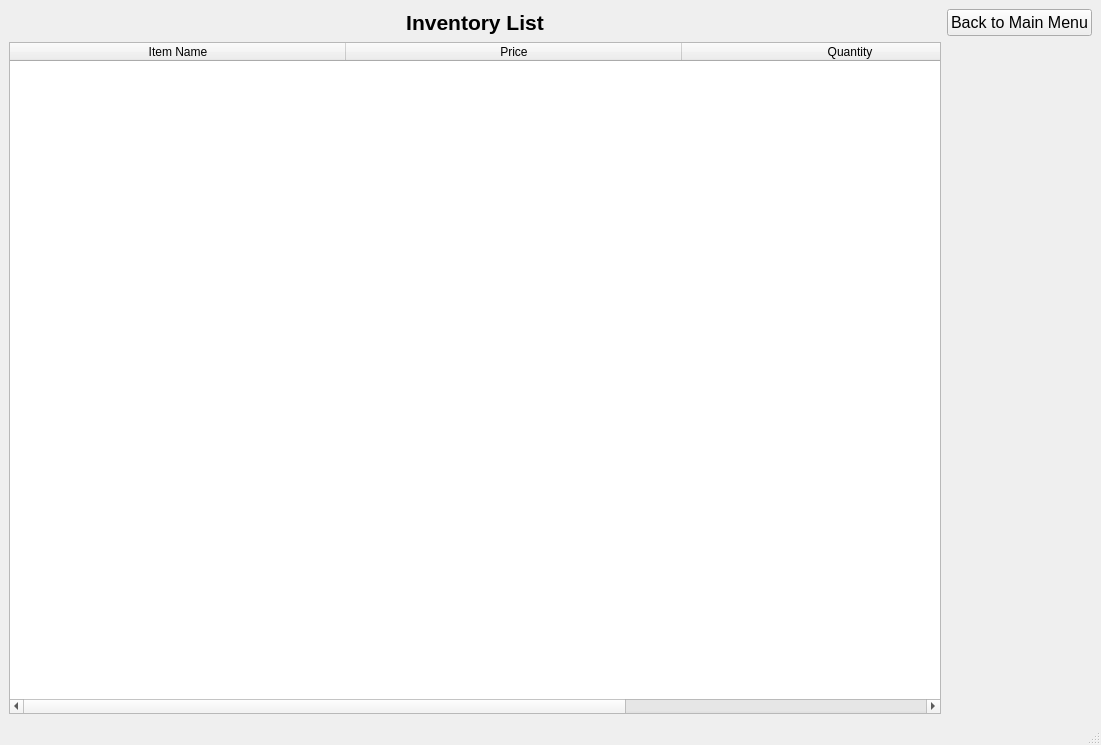
<?xml version="1.0" encoding="UTF-8"?>
<ui version="4.0">
 <class>ViewInventoryWindow</class>
 <widget class="QMainWindow" name="ViewInventoryWindow">
  <property name="geometry">
   <rect>
    <x>0</x>
    <y>0</y>
    <width>1101</width>
    <height>745</height>
   </rect>
  </property>
  <property name="windowTitle">
   <string>MainWindow</string>
  </property>
  <widget class="QWidget" name="centralwidget">
   <layout class="QGridLayout" name="gridLayout">
    <item row="0" column="2">
     <widget class="QPushButton" name="back_btn">
      <property name="font">
       <font>
        <pointsize>12</pointsize>
       </font>
      </property>
      <property name="text">
       <string>Back to Main Menu</string>
      </property>
     </widget>
    </item>
    <item row="1" column="1">
     <widget class="QTableWidget" name="tableWidget">
      <attribute name="horizontalHeaderCascadingSectionResizes">
       <bool>false</bool>
      </attribute>
      <attribute name="horizontalHeaderDefaultSectionSize">
       <number>336</number>
      </attribute>
      <attribute name="horizontalHeaderStretchLastSection">
       <bool>false</bool>
      </attribute>
      <attribute name="verticalHeaderCascadingSectionResizes">
       <bool>false</bool>
      </attribute>
      <attribute name="verticalHeaderStretchLastSection">
       <bool>false</bool>
      </attribute>
      <column>
       <property name="text">
        <string>Item Name</string>
       </property>
      </column>
      <column>
       <property name="text">
        <string>Price</string>
       </property>
      </column>
      <column>
       <property name="text">
        <string>Quantity</string>
       </property>
      </column>
     </widget>
    </item>
    <item row="0" column="1">
     <widget class="QLabel" name="label">
      <property name="font">
       <font>
        <pointsize>16</pointsize>
        <bold>true</bold>
       </font>
      </property>
      <property name="text">
       <string>Inventory List</string>
      </property>
      <property name="alignment">
       <set>Qt::AlignmentFlag::AlignCenter</set>
      </property>
     </widget>
    </item>
   </layout>
  </widget>
  <widget class="QMenuBar" name="menubar">
   <property name="geometry">
    <rect>
     <x>0</x>
     <y>0</y>
     <width>1101</width>
     <height>25</height>
    </rect>
   </property>
  </widget>
  <widget class="QStatusBar" name="statusbar"/>
 </widget>
 <resources/>
 <connections/>
</ui>
